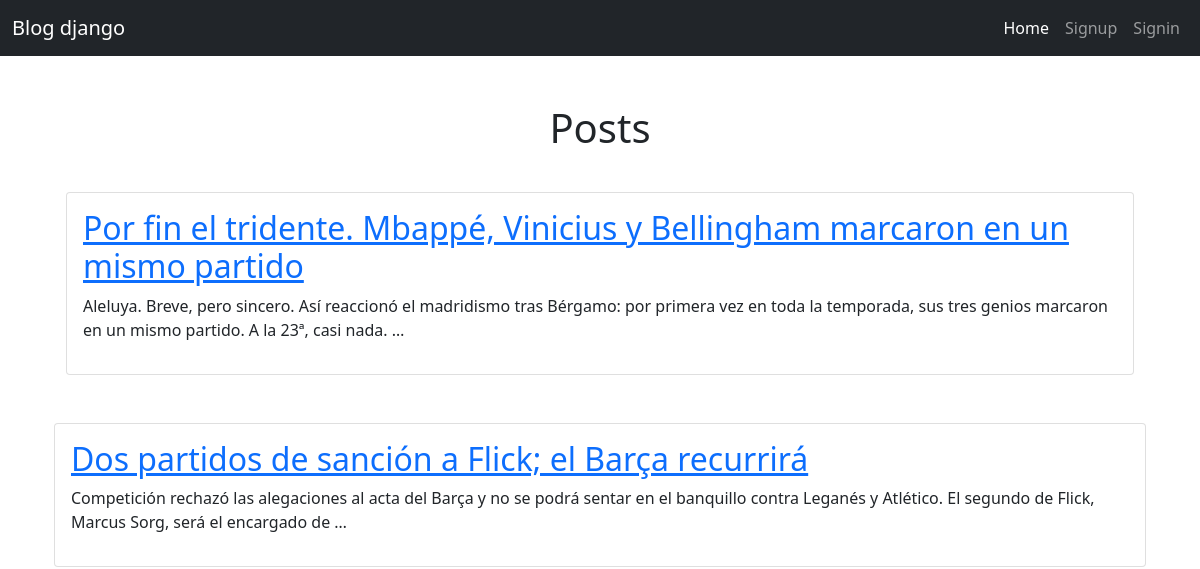
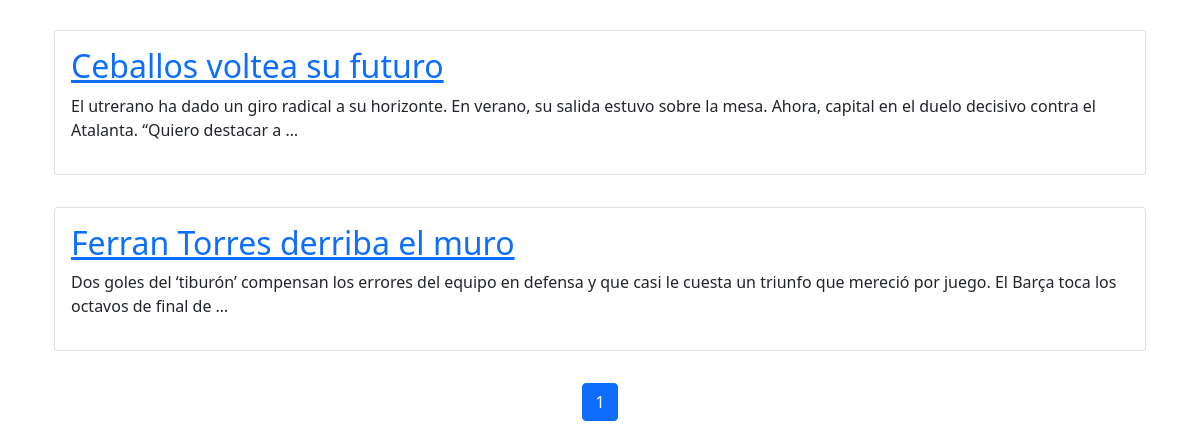
The app's page /, older data (2 pictures, top to bottom).
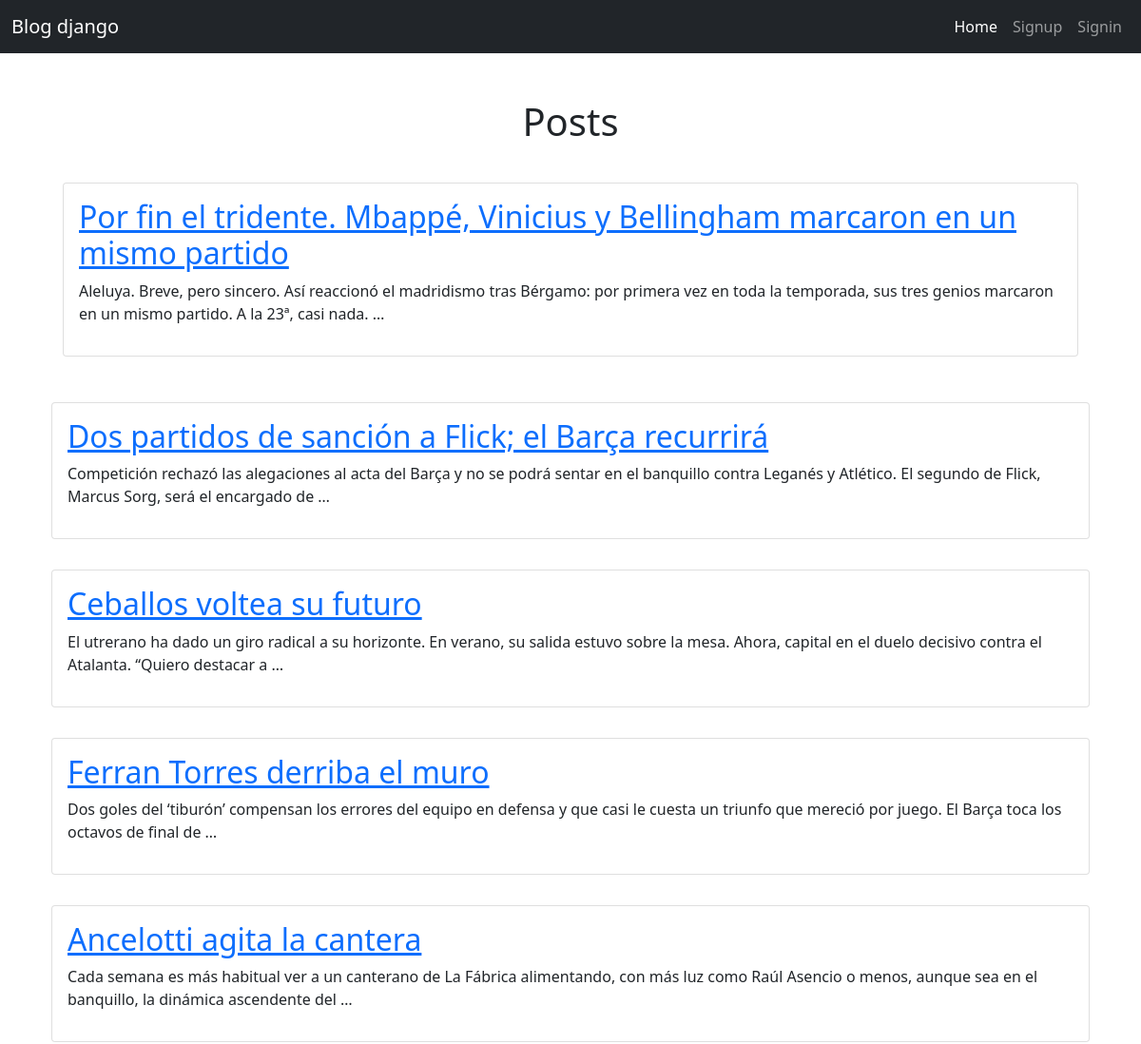
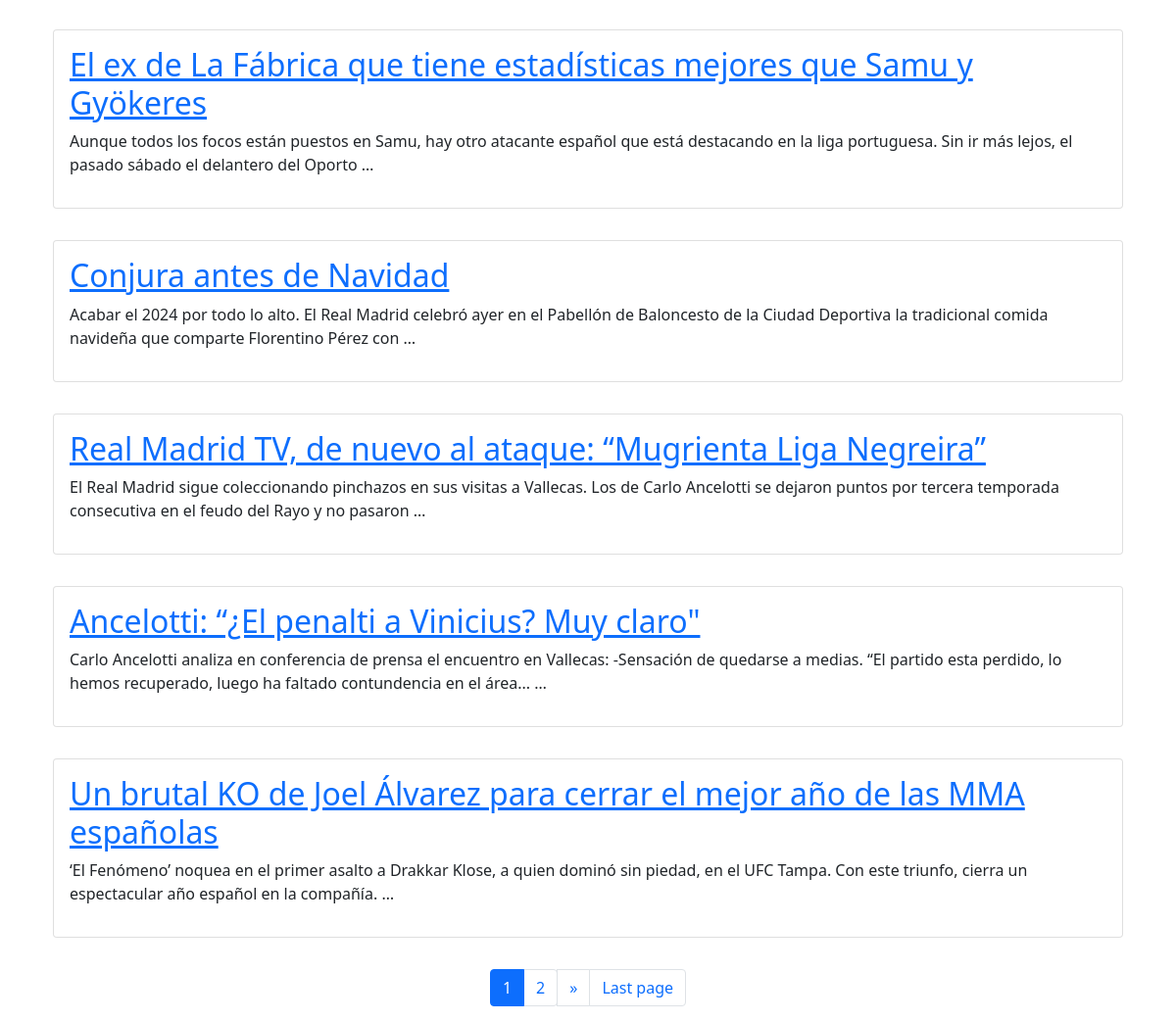
The same page, newer data (2 pictures, top to bottom).
### posts/models.py (models this page shows, shortened)
class Post(models.Model):
    title = models.CharField(max_length=80)
    content = models.TextField(blank=True)
    created = models.DateTimeField(auto_now_add=True)
    likes = models.ManyToManyField(User, through="Like", related_name='post_likes', blank=True)

### posts/views.py (the view)
# urls.py: 2. Add a URL to urlpatterns:  path('', views.home, name='home')
def home(request):
    posts_list = Post.objects.all()
    paginator = Paginator(posts_list, 10)
    page = request.GET.get("page") or 1
    posts = paginator.get_page(page)
    current_page = int(page)
    pages = range(1, posts.paginator.num_pages + 1)
    for post in posts:
        if request.user in post.likes.all():
            post.likes_minus_one = post.likes.count() - 1
        else:
            post.likes_minus_one = post.likes.count()
    return render(request, 'home.html', {
        'posts': posts,
        'pages': pages,
        'current_page': current_page,
    })

### posts/templates/home.html (shortened to what this page needs)
{% extends 'index.html' %}
{% block content %}
<h1 class="text-center mt-5">Posts</h1>
<section class="container py-3">
    {% for post in posts %}
    <main class="container py-3">
        <section class="card card-body">
            <h2><a href="{% url 'post_detail' post.id %}">{{ post.title }}</a></h2>
            <p>{{ post.content|truncatewords:30 }}</p>
        </section>
    </main>
</section>
{% endfor %}
<div class="align-items-center d-flex justify-content-center">
    {% include 'paginator.html' %}
</div>
</div>
{% endblock %}
{% block script %}
{% load static %}
{% endblock %}

### posts/templates/index.html (shortened to what this page needs)
<!DOCTYPE html>
<html lang="en">
<head>
    <link rel="stylesheet" href="https://cdn.jsdelivr.net/npm/bootstrap@5.0.2/dist/css/bootstrap.min.css"
>
        <head>
            <link rel="stylesheet" href="https://cdn.jsdelivr.net/npm/bootstrap-icons/font/bootstrap-icons.css">
        </head>
        <head>
        </head>
    {% load static %}
</head>
<body>
    <nav class="navbar navbar-expand-lg navbar-dark bg-dark">
        <div class="container-fluid">
            <a class="navbar-brand" href="/">Blog django</a>
            <div class="collapse navbar-collapse" id="navbarNavAltMarkup">
                <div class="navbar-nav ms-auto">
                    <a class="nav-link active" aria-current="page" href="/">Home</a>
                    {% if user.is_authenticated %}
                    <a class="nav-link" href="/logout">Logout</a>
                    {% else %}
                    <a class="nav-link" href="/signup">Signup</a>
                    <a class="nav-link" href="/signin">Signin</a>
                    {% endif %}
                </div>
            </div>
        </div>
    </nav>
    {% load static %}
</body>
    <div class="container">
        {% block content %}
        {% endblock %}
</body>
</html>

### posts/templates/paginator.html (shortened to what this page needs)
<div class="row mt-3 justify-conter-center">
    <nav>
        <ul class="pagination">
            <ul class="pagination">
                {% for page in pages %}
                <li class="page-item {% if current_page == page %} active {% endif %}">
                    <a class="page-link" href="?page={{ page }}">{{ page }}</a>
                </li>
                {% endfor %}
            </ul>
            {% if posts.has_next %}
            <li class="page-item">
                <a class="page-link" href="?page={{posts.next_page_number}}">&raquo;</a>
            </li>
            <li class="page-item">
                <a class="page-link" href="?page={{posts.paginator.num_pages}}"> Last page</a>
            </li>
            {% endif %}
        </ul>
    </nav>
</div>

Row changes from the older to the newer data that the page shows:
added Post: title "Ancelotti agita la cantera", content "Cada semana es más habitual ver a un canterano de La Fábrica alimentando, con más luz como Raúl Asencio o menos, aunque sea en el banquillo, la dinámica ascendente del …"
added Post: title "El ex de La Fábrica que tiene estadísticas mejores que Samu y Gyökeres", content "Aunque todos los focos están puestos en Samu, hay otro atacante español que está destacando en la liga portuguesa. Sin ir más lejos, el pasado sábado el delantero del Oporto …"
added Post: title "Conjura antes de Navidad", content "Acabar el 2024 por todo lo alto. El Real Madrid celebró ayer en el Pabellón de Baloncesto de la Ciudad Deportiva la tradicional comida navideña que comparte Florentino Pérez con …"
added Post: title "Real Madrid TV, de nuevo al ataque: “Mugrienta Liga Negreira”", content "El Real Madrid sigue coleccionando pinchazos en sus visitas a Vallecas. Los de Carlo Ancelotti se dejaron puntos por tercera temporada consecutiva en el feudo del Rayo y no pasaron …"
added Post: title "Ancelotti: “¿El penalti a Vinicius? Muy claro\"", content "Carlo Ancelotti analiza en conferencia de prensa el encuentro en Vallecas: -Sensación de quedarse a medias. “El partido esta perdido, lo hemos recuperado, luego ha faltado contundencia en el área... …"
added Post: title "Un brutal KO de Joel Álvarez para cerrar el mejor año de las MMA españolas", content "‘El Fenómeno’ noquea en el primer asalto a Drakkar Klose, a quien dominó sin piedad, en el UFC Tampa. Con este triunfo, cierra un espectacular año español en la compañía. …"
Text that changed along with them:
new list line: "2"
text now shown: "» Last page"
